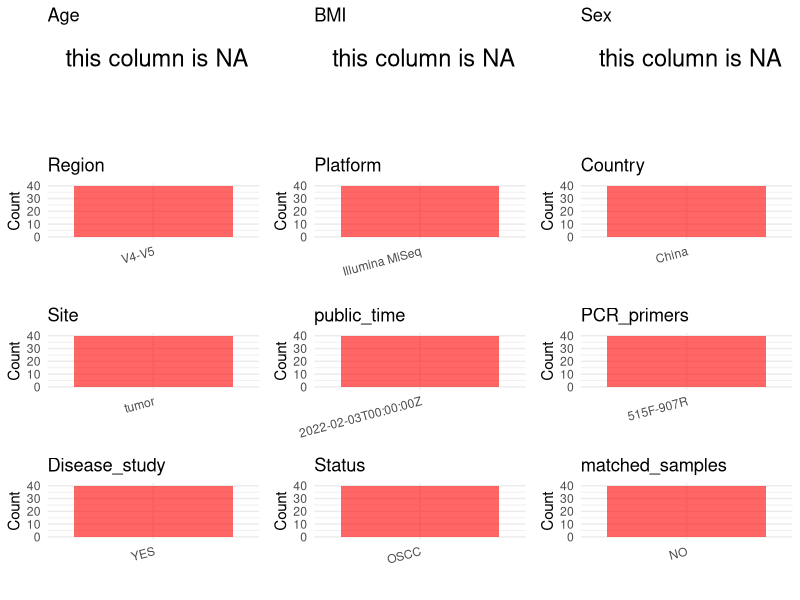

Reproduce this figure in R. (Note: this script raises an error after producing the figure.)
## ---- chunk 1
library(tidyverse)
library(ggplot2)
library(cowplot)

setwd("C:/Users/zyc/Desktop/oral_project/data/projects/PRJNA803155")
initial_meta <- read.csv("SraRunTable.csv", header = TRUE) 
head(initial_meta)
## ---- chunk 2
metadata <- data.frame(
  BioProject = initial_meta$BioProject,
  Run = initial_meta$Run,
  sample_name = initial_meta$Sample.Name,
  Age = NA,
  BMI = NA,
  Sex = NA,
  Platform = initial_meta$Instrument,
  Country = initial_meta$geo_loc_name_country,
  # Site = initial_meta$env_medium,
  public_time = initial_meta$ReleaseDate,
  # Status = initial_meta$Sample.Name,
  stringsAsFactors = FALSE
)
## ---- chunk 3

 # metadata <- metadata %>%
 #  mutate(Sex = recode(Sex, "female" = "F", "male" = "M"))
# metadata <-metadata%>%
#   mutate(Status = case_when(Site == "mucous" ~ "OSCC",
#                             Site == "dental plaque" ~ "OSCC",
#                             Site == "tumor" ~ "OSCC",
#                             TRUE ~ NA))

## ---- chunk 4
metadata$Site <- "tumor"
metadata$Status <- "OSCC"
metadata$matched_samples <- "NO"
metadata$Region <- "V4-V5"
metadata$title <- "Age-Related Cancer-Associated Microbiota Potentially Promotes Oral Squamous Cell Cancer Tumorigenesis by Distinct Mechanisms"
metadata$Disease_study <- "YES"
metadata$PCR_primers <- "515F-907R"
head(metadata)
## ---- chunk 5
print(paste("Number of unique runs:", length(unique(metadata$Run))))
print(paste("Number of unique sample names:", length(unique(metadata$sample_name))))
## ---- chunk 6
plot_data <- metadata %>%
  select(-BioProject, -Run, -sample_name, -title)

# Function to create simple plots for each column
create_simple_plots <- function(data) {
  plots <- list()

  for (col in colnames(data)) {
    # Check if the column is all NA
    if (all(is.na(data[[col]]))) {
      # Create an empty plot with text indicating all NA
      p <- ggplot() +
        annotate("text", x = 0.5, y = 0.5, label = "this column is NA", size = 6) +
        labs(title = col) +
        theme_void()
    } else if (is.numeric(data[[col]])) {
      # Numeric variable: histogram
      p <- ggplot(data, aes(x = .data[[col]])) +
        geom_histogram(fill = "blue", alpha = 0.6, bins = 20, na.rm = T) +
        labs(title = col) +
        theme_minimal()
    } else {
      # Categorical variable: bar plot (remove NA values)
      count_data <- as.data.frame(table(data[[col]], useNA = "ifany"))
      p <- ggplot(count_data, aes(x = reorder(Var1, -Freq), y = Freq)) +
        geom_col(fill = "red", alpha = 0.6) +
        labs(title = col, x = NULL, y = "Count") +
        theme_minimal() +
        theme(axis.text.x = element_text(angle = 15, hjust = 1))
    }
    plots[[col]] <- p
  }

  return(plots)
}


plots <- create_simple_plots(plot_data)
p<-plot_grid(plots$Age,
          plots$BMI,
          plots$Sex,
          plots$Region,
          plots$Platform,
          plots$Country,
          plots$Site,
          plots$public_time,
          plots$PCR_primers,
          plots$Disease_study,
          plots$Status,
          plots$matched_samples,# add
          ncol = 3, align = "hv", axis = "lb")
ggsave("Metadata_Summary.png", plot = p, width = 8, height = 6, dpi = 150)


## ---- chunk 7
knitr::include_graphics("Metadata_Summary.png")
## ---- chunk 8
metadata <- metadata[, c(
  "BioProject", "Run", "sample_name", "Age", "BMI", "Sex",
  "Region", "Platform", "Country", "Site", "public_time",
  "PCR_primers", "title", "Disease_study", "Status","matched_samples"
)]



write.csv(metadata, file = "metadata.csv", quote = FALSE)
